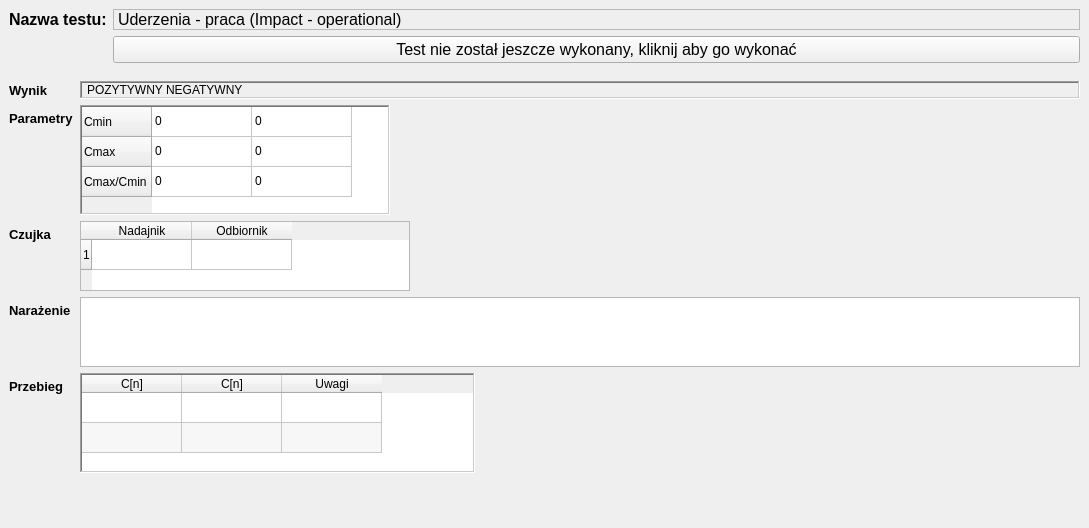
        <widget class="QWidget" name="pUderzenia">
         <property name="styleSheet">
          <string notr="true"/>
         </property>
         <layout class="QVBoxLayout" name="verticalLayoutpUderzenia">
          <property name="spacing">
           <number>0</number>
          </property>
          <property name="leftMargin">
           <number>0</number>
          </property>
          <property name="topMargin">
           <number>0</number>
          </property>
          <property name="rightMargin">
           <number>0</number>
          </property>
          <property name="bottomMargin">
           <number>0</number>
          </property>
          <item>
           <widget class="QWidget" name="uderzeniaWidget" native="true">
            <property name="sizePolicy">
             <sizepolicy hsizetype="Preferred" vsizetype="Minimum">
              <horstretch>0</horstretch>
              <verstretch>0</verstretch>
             </sizepolicy>
            </property>
            <property name="minimumSize">
             <size>
              <width>0</width>
              <height>70</height>
             </size>
            </property>
            <property name="maximumSize">
             <size>
              <width>16777215</width>
              <height>80</height>
             </size>
            </property>
            <property name="font">
             <font>
              <family>Arial</family>
              <pointsize>12</pointsize>
             </font>
            </property>
            <layout class="QFormLayout" name="formLayoutuderzeniaWidget">
             <property name="labelAlignment">
              <set>Qt::AlignLeading|Qt::AlignLeft|Qt::AlignTop</set>
             </property>
             <item row="0" column="0">
              <widget class="QLabel" name="eUderzenianazwaTestu">
               <property name="font">
                <font>
                 <family>Arial</family>
                 <pointsize>12</pointsize>
                 <bold>true</bold>
                </font>
               </property>
               <property name="text">
                <string>Nazwa testu:</string>
               </property>
              </widget>
             </item>
             <item row="0" column="1">
              <widget class="QLabel" name="uderzenianazwaTestu">
               <property name="maximumSize">
                <size>
                 <width>16777215</width>
                 <height>35</height>
                </size>
               </property>
               <property name="frameShape">
                <enum>QFrame::StyledPanel</enum>
               </property>
               <property name="text">
                <string>Uderzenia - praca (Impact - operational)</string>
               </property>
              </widget>
             </item>
             <item row="1" column="1">
              <widget class="QPushButton" name="pbUderzenia">
               <property name="text">
                <string>Test nie został jeszcze wykonany, kliknij aby go wykonać</string>
               </property>
              </widget>
             </item>
            </layout>
           </widget>
          </item>
          <item>
           <widget class="QWidget" name="uderzeniaWyniki" native="true">
            <layout class="QFormLayout" name="formLayoutuderzeniaWyniki">
             <item row="0" column="0">
              <widget class="QLabel" name="etUderzeniaResult">
               <property name="font">
                <font>
                 <family>Arial</family>
                 <pointsize>10</pointsize>
                 <bold>true</bold>
                </font>
               </property>
               <property name="text">
                <string>Wynik</string>
               </property>
              </widget>
             </item>
             <item row="0" column="1">
              <widget class="QLabel" name="uderzeniaResult">
               <property name="frameShape">
                <enum>QFrame::WinPanel</enum>
               </property>
               <property name="frameShadow">
                <enum>QFrame::Sunken</enum>
               </property>
               <property name="text">
                <string>POZYTYWNY NEGATYWNY</string>
               </property>
               <property name="margin">
                <number>2</number>
               </property>
               <property name="indent">
                <number>5</number>
               </property>
              </widget>
             </item>
             <item row="1" column="0">
              <widget class="QLabel" name="etuderzeniaParametry">
               <property name="font">
                <font>
                 <family>Arial</family>
                 <pointsize>10</pointsize>
                 <bold>true</bold>
                </font>
               </property>
               <property name="text">
                <string>Parametry</string>
               </property>
              </widget>
             </item>
             <item row="1" column="1">
              <widget class="QTableWidget" name="uderzeniaTableParams">
               <property name="sizePolicy">
                <sizepolicy hsizetype="Minimum" vsizetype="Minimum">
                 <horstretch>0</horstretch>
                 <verstretch>0</verstretch>
                </sizepolicy>
               </property>
               <property name="maximumSize">
                <size>
                 <width>310</width>
                 <height>110</height>
                </size>
               </property>
               <property name="frameShape">
                <enum>QFrame::WinPanel</enum>
               </property>
               <property name="verticalScrollBarPolicy">
                <enum>Qt::ScrollBarAsNeeded</enum>
               </property>
               <property name="horizontalScrollBarPolicy">
                <enum>Qt::ScrollBarAsNeeded</enum>
               </property>
               <property name="autoScroll">
                <bool>false</bool>
               </property>
               <property name="editTriggers">
                <set>QAbstractItemView::NoEditTriggers</set>
               </property>
               <property name="tabKeyNavigation">
                <bool>false</bool>
               </property>
               <property name="showDropIndicator" stdset="0">
                <bool>false</bool>
               </property>
               <property name="dragDropOverwriteMode">
                <bool>false</bool>
               </property>
               <attribute name="horizontalHeaderVisible">
                <bool>false</bool>
               </attribute>
               <row>
                <property name="text">
                 <string>Cmin</string>
                </property>
               </row>
               <row>
                <property name="text">
                 <string>Cmax</string>
                </property>
               </row>
               <row>
                <property name="text">
                 <string>Cmax/Cmin</string>
                </property>
               </row>
               <column>
                <property name="text">
                 <string>Nazwa</string>
                </property>
               </column>
               <column>
                <property name="text">
                 <string>Wartość</string>
                </property>
               </column>
               <item row="0" column="0">
                <property name="text">
                 <string>0</string>
                </property>
               </item>
               <item row="0" column="1">
                <property name="text">
                 <string>0</string>
                </property>
               </item>
               <item row="1" column="0">
                <property name="text">
                 <string>0</string>
                </property>
               </item>
               <item row="1" column="1">
                <property name="text">
                 <string>0</string>
                </property>
               </item>
               <item row="2" column="0">
                <property name="text">
                 <string>0</string>
                </property>
               </item>
               <item row="2" column="1">
                <property name="text">
                 <string>0</string>
                </property>
               </item>
              </widget>
             </item>
             <item row="4" column="0">
              <widget class="QLabel" name="etUderzeniaPrzebieg">
               <property name="font">
                <font>
                 <family>Arial</family>
                 <pointsize>10</pointsize>
                 <bold>true</bold>
                </font>
               </property>
               <property name="text">
                <string>Przebieg</string>
               </property>
              </widget>
             </item>
             <item row="6" column="1">
              <spacer name="verticalSpacerUderzenia">
               <property name="orientation">
                <enum>Qt::Vertical</enum>
               </property>
               <property name="sizeHint" stdset="0">
                <size>
                 <width>20</width>
                 <height>40</height>
                </size>
               </property>
              </spacer>
             </item>
             <item row="2" column="0">
              <widget class="QLabel" name="etUderzeniaCzujka">
               <property name="font">
                <font>
                 <family>Arial</family>
                 <pointsize>10</pointsize>
                 <bold>true</bold>
                </font>
               </property>
               <property name="text">
                <string>Czujka</string>
               </property>
              </widget>
             </item>
             <item row="2" column="1">
              <widget class="QTableWidget" name="uderzeniatableCzujka">
               <property name="minimumSize">
                <size>
                 <width>309</width>
                 <height>70</height>
                </size>
               </property>
               <property name="maximumSize">
                <size>
                 <width>330</width>
                 <height>70</height>
                </size>
               </property>
               <row>
                <property name="text">
                 <string>1</string>
                </property>
               </row>
               <column>
                <property name="text">
                 <string>Nadajnik</string>
                </property>
               </column>
               <column>
                <property name="text">
                 <string>Odbiornik</string>
                </property>
               </column>
              </widget>
             </item>
             <item row="4" column="1">
              <widget class="QTableWidget" name="uderzeniaTablePrzebieg">
               <property name="minimumSize">
                <size>
                 <width>395</width>
                 <height>100</height>
                </size>
               </property>
               <property name="maximumSize">
                <size>
                 <width>395</width>
                 <height>100</height>
                </size>
               </property>
               <property name="frameShape">
                <enum>QFrame::WinPanel</enum>
               </property>
               <property name="sizeAdjustPolicy">
                <enum>QAbstractScrollArea::AdjustToContents</enum>
               </property>
               <property name="autoScroll">
                <bool>false</bool>
               </property>
               <property name="editTriggers">
                <set>QAbstractItemView::DoubleClicked</set>
               </property>
               <property name="tabKeyNavigation">
                <bool>false</bool>
               </property>
               <property name="showDropIndicator" stdset="0">
                <bool>false</bool>
               </property>
               <property name="dragDropOverwriteMode">
                <bool>false</bool>
               </property>
               <property name="alternatingRowColors">
                <bool>true</bool>
               </property>
               <property name="selectionMode">
                <enum>QAbstractItemView::NoSelection</enum>
               </property>
               <property name="wordWrap">
                <bool>false</bool>
               </property>
               <property name="cornerButtonEnabled">
                <bool>false</bool>
               </property>
               <attribute name="horizontalHeaderCascadingSectionResizes">
                <bool>true</bool>
               </attribute>
               <attribute name="horizontalHeaderMinimumSectionSize">
                <number>30</number>
               </attribute>
               <attribute name="verticalHeaderVisible">
                <bool>false</bool>
               </attribute>
               <attribute name="verticalHeaderCascadingSectionResizes">
                <bool>true</bool>
               </attribute>
               <attribute name="verticalHeaderShowSortIndicator" stdset="0">
                <bool>false</bool>
               </attribute>
               <attribute name="verticalHeaderStretchLastSection">
                <bool>false</bool>
               </attribute>
               <row>
                <property name="text">
                 <string>1</string>
                </property>
               </row>
               <row>
                <property name="text">
                 <string>2</string>
                </property>
               </row>
               <column>
                <property name="text">
                 <string>C[n]</string>
                </property>
               </column>
               <column>
                <property name="text">
                 <string>C[n]</string>
                </property>
               </column>
               <column>
                <property name="text">
                 <string>Uwagi</string>
                </property>
               </column>
              </widget>
             </item>
             <item row="3" column="0">
              <widget class="QLabel" name="etUderzeniaWynikNarazenia">
               <property name="font">
                <font>
                 <family>Arial</family>
                 <pointsize>10</pointsize>
                 <bold>true</bold>
                </font>
               </property>
               <property name="text">
                <string>Narażenie</string>
               </property>
              </widget>
             </item>
             <item row="3" column="1">
              <widget class="QTableWidget" name="uderzenieNarazenie">
               <property name="minimumSize">
                <size>
                 <width>1000</width>
                 <height>70</height>
                </size>
               </property>
               <property name="maximumSize">
                <size>
                 <width>1000</width>
                 <height>70</height>
                </size>
               </property>
               <property name="editTriggers">
                <set>QAbstractItemView::NoEditTriggers</set>
               </property>
              </widget>
             </item>
            </layout>
           </widget>
          </item>
         </layout>
        </widget>
